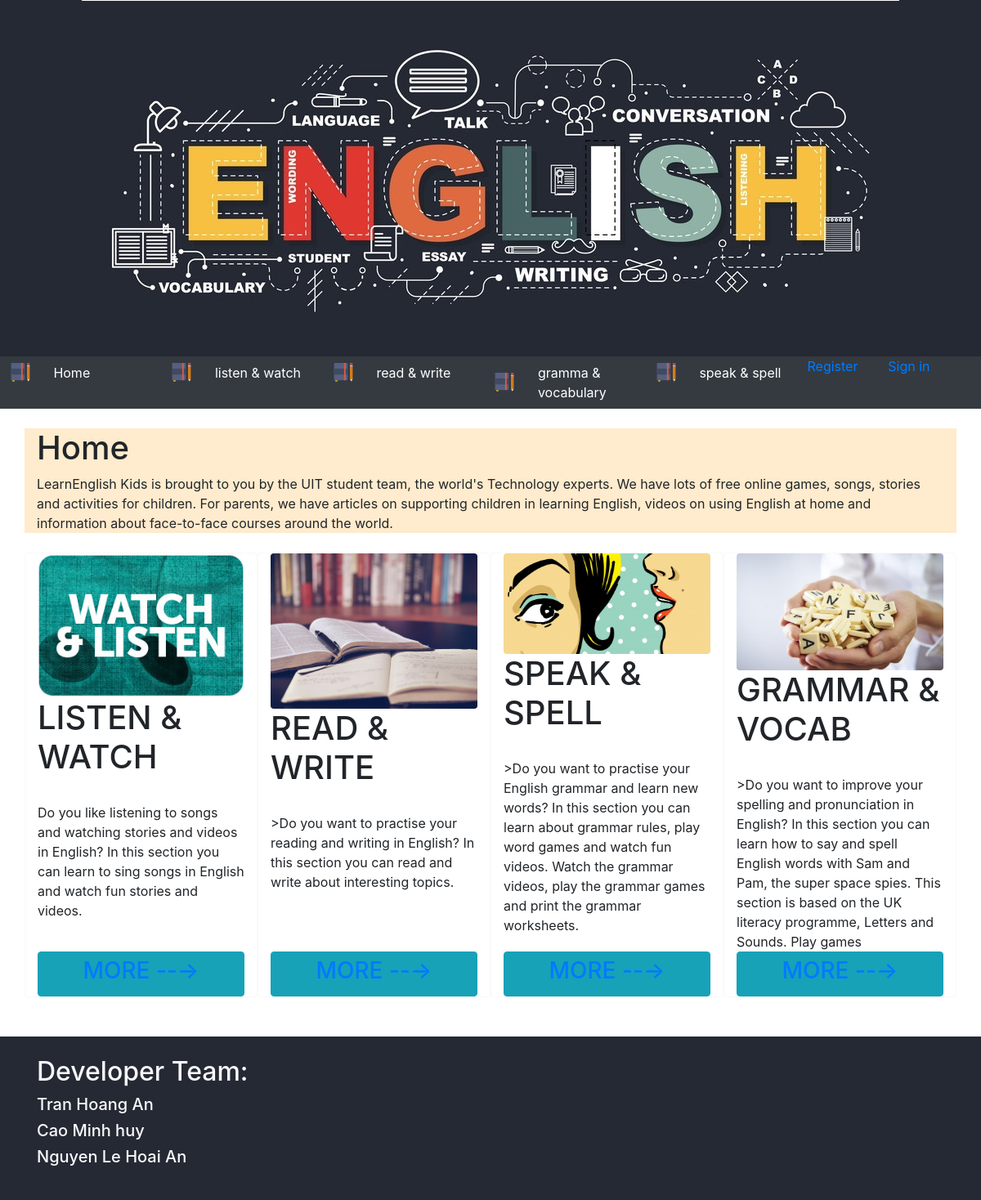
The page / on the database its author committed.
### tables this page shows
CREATE TABLE CATEGORIES(
    CAT_ID INTEGER NOT NULL PRIMARY KEY AUTO_INCREMENT,
    CAT_NAME TINYTEXT,
    CAT_IMG TINYTEXT,
    CAT_CONTENT TINYTEXT
);

### Code/php/categories_management.php (called while the page is built)
<?php
function get_id_name_categories() {
        $sql    = 'SELECT CAT_NAME,CAT_ID FROM CATEGORIES';
        $result = $GLOBALS['conn']->query($sql);
        $catTittle = array();
        if ($result->num_rows > 0) {
            while ($row = $result->fetch_assoc()) {
                array_push($catTittle,$row['CAT_ID'],$row['CAT_NAME']);
            }
        }
        return $catTittle;
}
function get_content_categories($cat_id) {
        $formatted_id = intval($cat_id);
        $content = "";
        $sql    = "SELECT CAT_CONTENT FROM CATEGORIES WHERE CAT_ID = '$formatted_id' ";
        $result = $GLOBALS['conn']->query($sql);
        if ($result->num_rows > 0) {
            $row = $result->fetch_assoc();
            $content = $row['CAT_CONTENT'];
        }
        return $content;
}
?>

### Index.php (the view, shortened to what this page needs)
<?php
include('Code/php/categories_management.php');
?>
<!DOCTYPE html>
<html lang="en">
<head>
    <link rel="stylesheet" href="bootstrap/css/bootstrap.min.css">
    <link rel="stylesheet" href="myCss.css">
</head>
<body>
    <div class="container-fluid bgimage-color">
        <img class="mx-auto d-block" src="Eng_banner.jpg" class="img-fluid" alt="Responsive image">
    </div>
    <nav class="container-fluid bg-dark">
        <div class="row">
            <ul class="nav mr-auto col-12" id="nav-tab">
            <?php $id_name = get_id_name_categories(); ?>
                <li class="nav-item active col-2">
                    <div class="row">
                        <img class="mx-auto my-auto d-block navicon-size" src="notebook.png">
                        <span class="col-9 nav-link my-auto text-white" href="index.php">Home</span>
                    </div>
                </li>
                <li class="nav-item col-2">
                    <div class="row">
                        <img class="mx-auto my-auto d-block navicon-size" src="notebook.png">
                        <a class="col-9 nav-link my-auto text-white" href="Listen_Watch.html"><?php echo $id_name[1] ?></a>
                    </div>
                </li>
                <li class="nav-item col-2">
                    <div class="row">
                        <img class="mx-auto my-auto d-block navicon-size" src="notebook.png">
                        <a class="col-9 nav-link my-auto text-white" href="Read_Write.html"><?php echo $id_name[3] ?></a>
                    </div>
                </li>
                <li class="nav-item col-2">
                    <div class="row">
                        <img class="mx-auto my-auto d-block navicon-size" src="notebook.png">
                        <a class="col-9 nav-link my-auto text-white" href="Speak_Spell.html"><?php echo $id_name[5] ?></a>
                    </div>
                </li>
                <li class="nav-item col-2">
                    <div class="row">
                        <img class="mx-auto my-auto d-block navicon-size" src="notebook.png">
                        <a class="col-9 nav-link my-auto text-white" href="Grammar_Vocab.html"><?php echo $id_name[7] ?></a>
                    </div>
                </li>
                <li class="nav-item col-1">
                    <div class="row">
                        <a href="" class="text-default" data-toggle="modal" data-target="#modalRegisterForm">
                            <?php if($GLOBALS['isSignedIn'] != null){
                                      if($GLOBALS['isSignedIn'] == false){
                                          echo "Register";
                                      }
                                      else echo "<a href='Code/php/logout.php'"."> Sign Out</a>";
                                    }
                                  else echo "Register";
                            ?>
                        </a>
                    </div>
                </li>
                <li class="nav-item col-1">
                    <div class="row">
                            <?php if($GLOBALS['isSignedIn'] === false){
                                echo '<a id="login" href="" class="text-default" data-toggle="modal"
                                data-target="#modalLoginForm"> Sign in </a>';
                            }
                            else echo '<span class="text-primary">'.$_SESSION['user'].'</span>' ?>
                    </div>
                </li>
            </ul>
        </div>
    </nav>
    <br>
    <div class="container intro">
        <h1>Home</h1>
        <div style="word-wrap:break-word;">
        LearnEnglish Kids is brought to you by the UIT student team, the world's Technology experts. We have lots of free online games, songs, stories and activities for children. For parents, we have articles on supporting children in learning English, videos on using English at home and information about face-to-face courses around the world.
        </div>
    </div>
    <br>
    <div class="container">
        <div class="row row-eq-height">
            <div class="col-3 border border-light rounded overflow-auto d-flex flex-column">
                <img class="d-block mx-auto img-fluid rounded" src="watch_listen.jpg">
                <h1>LISTEN & WATCH</h1>
                <br>
                <div style="word-wrap:break-word;"><?php echo get_content_categories($id_name[0])?></div>
                <button class="mt-auto btn btn-info">
                    <h3>
                        <?php echo '<a href="./view_tab.php?cat_id='.$id_name[0].'"> MORE --→ </a>' ?>
                    </h3>
                </button>
            </div>
            <div class="col-3 border border-light rounded d-flex flex-column">
                <img class="d-block mx-auto img-fluid rounded" src="read_write.png">
                <h1>READ & WRITE</h1>
                <br>
                <div style="word-wrap:break-word;">><?php echo get_content_categories($id_name[2])?> </div>
                <button class="mt-auto btn btn-info">
                    <h3>
                        <?php echo '<a href="./view_tab.php?cat_id='.$id_name[2].'"> MORE --→ </a>' ?>
                    </h3>
                </button>
            </div>
            <div class="col-3 border border-light rounded d-flex flex-column">
                <img class="d-block mx-auto img-fluid rounded" src="speak_spell.jpg">
                <h1>SPEAK & SPELL</h1>
                <br>
                <div style="word-wrap:break-word;">><?php echo get_content_categories($id_name[4])?> </div>
                <button class="mt-auto btn btn-info">
                    <h3>
                        <?php echo '<a href="./view_tab.php?cat_id='.$id_name[4].'"> MORE --→ </a>' ?>
                    </h3>
                </button>
            </div>
            <div class="col-3 border border-light rounded d-flex flex-column">
                <img class="d-block mx-auto img-fluid rounded" src="grammar_vocabulary.jpg">
                <h1>GRAMMAR & VOCAB</h1>
                <br>
                <div style="word-wrap:break-word;">><?php echo get_content_categories($id_name[6])?></div>
                <button class="mt-auto btn btn-info">
                    <h3>
                        <?php echo '<a href="./view_tab.php?cat_id='.$id_name[6].'"> MORE --→ </a>' ?>
                    </h3>
                </button>
            </div>
        </div>
    </div>
    <br>
    <br>
    <div class="container-fluid" id="footer">
        <div class="container">
            <br>
            <h2 class="text-light">Developer Team:</h2>
            <h5 class="text-light"> Tran Hoang An</h5>
            <h5 class="text-light"> Cao Minh huy</h5>
            <h5 class="text-light"> Nguyen Le Hoai An</h5>
        </div>
    </div>
</body>
</html>

### myCss.css (style rules this page uses)
.bgimage-color { background-color: rgb(37, 41, 52) }
.navicon-size { height:24px; width: 24px; }
.intro { background-color: blanchedalmond; }
#footer { min-height: 200px; background-color: rgb(37, 41, 52); }

### rows shown on the page
categories: CAT_CONTENT "Do you like listening to songs and watching stories and videos in English? In this section you can learn to sing songs in English and watch fun stories and videos."
categories: CAT_CONTENT "Do you want to practise your reading and writing in English? In this section you can read and write about interesting topics."
categories: CAT_CONTENT "Do you want to practise your English grammar and learn new words? In this section you can learn about grammar rules, play word games and watch fun videos. Watch the grammar videos, play the grammar games and print the grammar worksheets."
categories: CAT_CONTENT "Do you want to improve your spelling and pronunciation in English? In this section you can learn how to say and spell English words with Sam and Pam, the super space spies. This section is based on the UK literacy programme, Letters and Sounds. Play games"

### other values the page prints
$id_name[1] "listen & watch"
$id_name[3] "read & write"
$id_name[5] "gramma & vocabulary"
$id_name[7] "speak & spell"
